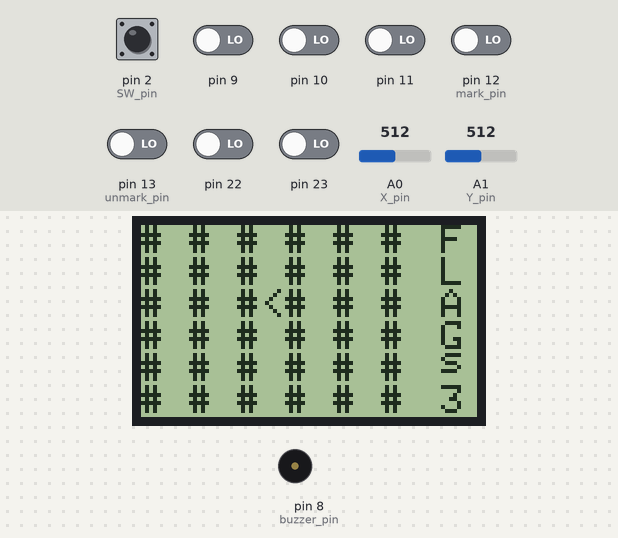
This sketch was run on a simulated Arduino Uno, built with avr-gcc and run on an emulated ATmega328P. Parts: 84×48 one-colour display, buzzer (waves = sounding, pin HIGH). Inputs (shaded band) come from the test bench; at power-on: pin 2 (SW_pin), pin 9–11, pin 12 (mark_pin), pin 13 (unmark_pin), pin 22, pin 23 LOW, A0 (X_pin) = 512, A1 (Y_pin) = 512. Random numbers use the default seed unless the sketch sets one.

Above: at 3.2 s.
3.3 s: A0 (X_pin) set to 684
4.8 s: A0 (X_pin) set to 719
At 6.2 s:
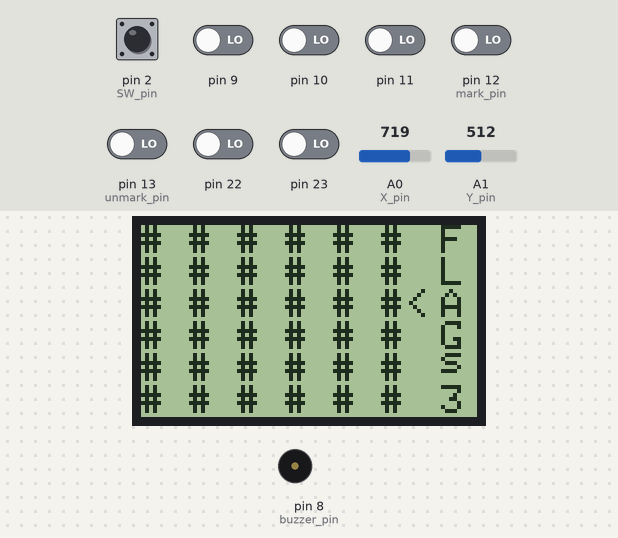
6.9 s: pin 2 (SW_pin) pulled HIGH for 0.15 s
At 8.2 s:
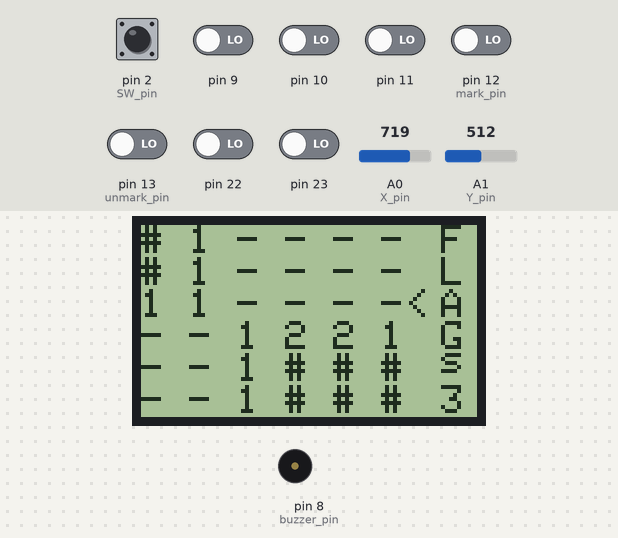
9.0 s: A1 (Y_pin) set to 689
10.5 s: A1 (Y_pin) set to 712
At 10.83 s:
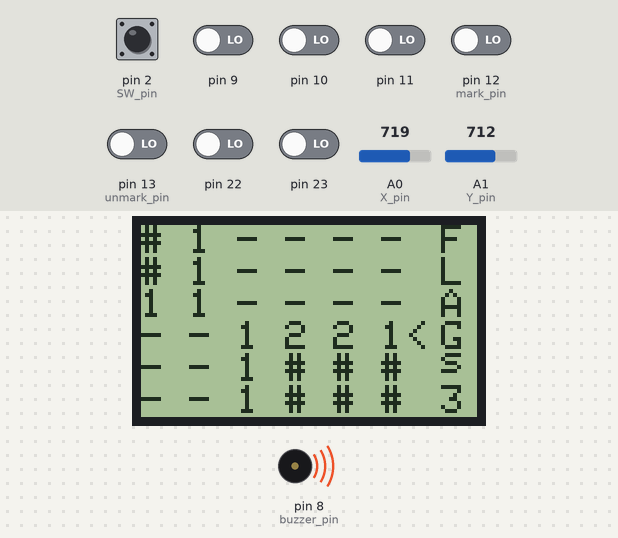
12.6 s: pin 12 (mark_pin) driven HIGH
At 13.5 s:
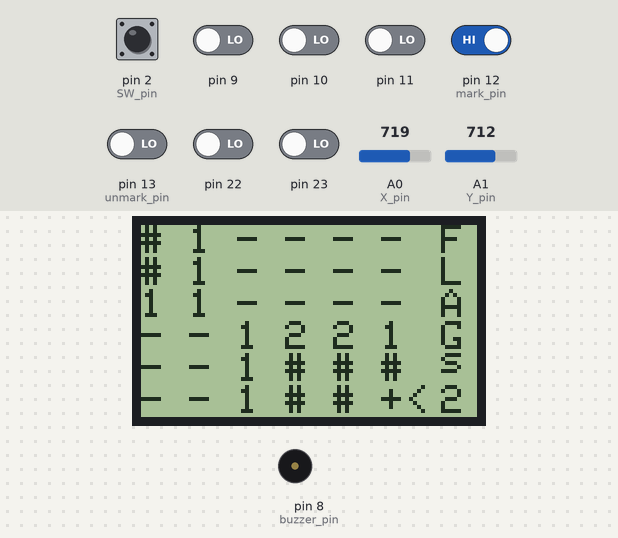
Timing chart, 0 to 15.2 s (numbered marks = the images above; inputs shaded):
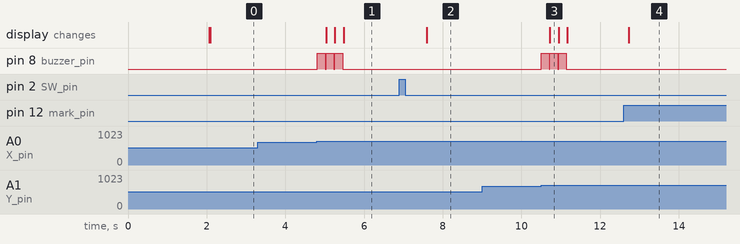

Measured:
- the behaviour switches between 700 and 701 on A0 (X_pin) (found by bisection; images 0 and 1)
- the behaviour switches between 700 and 701 on A1 (Y_pin) (found by bisection; images 2 and 3)
- after the input at 3.3 s, every drawn part: stays the same
- after the input at 4.8 s, pin 8 (buzzer_pin): alternates HIGH for 0.20 s and LOW for 0.02 s, 6 changes in all, then stays LOW, starting at once; the display: first changes after 0.24 s (image 1 shows a later state)
- after the input at 6.9 s, the display: changes after 0.69 s (image 2)
- after the input at 9.0 s, every drawn part: stays the same
- after the input at 10.5 s, pin 8 (buzzer_pin): alternates HIGH for 0.20 s and LOW for 0.02 s, 6 changes in all, then stays LOW, starting at once; the display: changes after 0.22 s (image 3)
- after the input at 12.6 s, the display: changes after 0.13 s (image 4)

The sketch:

buscaminas_nokia5110_v1.0.ino
```cpp
/*********************************************
Buscaminas - NOKIA 5110 LCD Display
 ---> hugrama.dynu.com

The circuit:
 - Powered by Arduino UNO board
 - Graphic LCD 84x48 - NOKIA 5110
 - Joystick Module
 - 3 x Pushbuttons
 - Wires
 - Resistors (use 330 Ohm resistor on backlight LED)
 - Buzzer (optional)

Version: 1.0
Created 21/04/2016
By Sergio Martín Rubio
Modified 23/04/2016
By Sergio Martín Rubio
Contact: econsergio@gmail.com
All text above must be included in any redistribution
**********************************************/

#include <SPI.h>
#include <Adafruit_GFX.h>
#include <Adafruit_PCD8544.h>

#define DIMENSION 6
#define MINES 3

//Declaración de pines LCD NOKIA 5110
int pin_DIN = 4;   //Serial data input - 10k Ohm resistor
int pin_DC = 5;    //Data/Commands choice - 10k Ohm resistor
int pin_SCLK = 3;  //Serial clock - 10k Ohm resistor
int pin_CE = 6;    //Selección de chip - 1k Ohm resistor
int pin_RST = 7;   //RESET - 10k Ohm resistor
Adafruit_PCD8544 display = Adafruit_PCD8544 (pin_SCLK, pin_DIN, pin_DC, pin_CE, pin_RST);

// Joystick pins
int SW_pin = 2; // pin digital pulsador joystick
int X_pin = 0; // pin analogico eje X
int Y_pin = 1; // pin analogico eje Y

//pin botones para marcar minas
int mark_pin = 12;
int unmark_pin = 13;

int buzzer_pin = 8;

char board[7][7];
char board_mines[7][7];
int row_mine[7];
int column_mine[7];

//Funciones
void generate_board(char b[][7]);
void display_board(char b[][7], int cursor_x, int cursor_y, int fl);
void position_mines(int mine_x[], int mine_y[]);
void set_mines(char bm[][7], int mine_x[], int mine_y[]);
void position_cursor(int *cursor_x, int *cursor_y);
int check_position(int mine_x[], int mine_y[], int cursor_x, int cursor_y);
int count_mines(char bm[][7], int cursor_x, int cursor_y);
void expand(char b[][7], char bm[][7], int cursor_x, int cursor_y);
int check_unconvers(char b[][7], char bm[][7]);
void clear_mines(char bm[][7]);

void setup() {
  pinMode(SW_pin, INPUT);
  pinMode(mark_pin, INPUT);
  pinMode(unmark_pin, INPUT);
  pinMode (buzzer_pin, OUTPUT);
  Serial.begin(9600);

  //iniciamos pantalla LCD
  display.begin();
  display.setContrast(50); //Es el valor de contraste recomendado
  display.clearDisplay();
  display.setTextSize(2);
  display.println("Busca");
  display.println("Minas");
  display.setTextSize(1);
  display.println("By: Sergio");
  display.println("Martin Rubio");
  display.display();
  delay(2000);
}

void loop() {
  char option = ' ';
  int state = 0; //Cuando esta variable es 1 el juador pierde
  int adjacent_mines;
  int cursor_row = 3, cursor_column = 3;
  int	mines_uncovered = 0;
  int	flags = 0;

  /*Generamos tablero*/
  generate_board(board);
  /*Generamos las posiciones aleatorias de las minas*/
  position_mines(row_mine, column_mine);
  /*Colocamos minas en tablero_minas*/
  set_mines(board_mines, row_mine, column_mine);

  do{
    //Nos permite movernos entre las posiciones del tablero
    position_cursor(&cursor_row, &cursor_column);
    /*Mostramos el tablero*/
    display_board(board, cursor_row, cursor_column, flags);

    //Seleccionamos opcion
    if(digitalRead(SW_pin) == 1){
      option = 'a';
      delay(100);
    }
    else{
      if(digitalRead(mark_pin) == 1){
        option = 'b';
        delay(100);
      }
      else
        if(digitalRead(unmark_pin) == 1){
          option = 'c';
          delay(100);
        }
        else
          option = ' ';
    }

    //Nucleo programa en donde se realiza la opcion elegida
    switch(option){
      //Descubrimos posicion
      case 'a':
        if (board[cursor_row][cursor_column] != '+'){ //comprobams que no sea un posicion marcada
          //Devuelve 1 si encontro mina o 0 en caso contrario
          state = check_position(row_mine, column_mine, cursor_row, cursor_column);
          if(state == 0){
            adjacent_mines = count_mines(board_mines, cursor_row, cursor_column);
            board[cursor_row][cursor_column] = adjacent_mines + '0'; //Convertimos int a char con '0'
            if(adjacent_mines == 0){ /*Si no hay ninguna mina alrededor
                                comprobamos posiciones adyacentes*/
              board[cursor_row][cursor_column] = '-';
              //Descubre automaticamente posiciones sin minas alrededor
              expand(board, board_mines, cursor_row, cursor_column);
            }
          }
        }
        break;
      //marcamos posicion donde se encuentra la mina
      case 'b':
        if(board[cursor_row][cursor_column] == '#' && board_mines[cursor_row][cursor_column] == '*' && flags < MINES){
          board[cursor_row][cursor_column] = '+';
          mines_uncovered++;
          flags++;
        }
        if(board[cursor_row][cursor_column] == '#' && board_mines[cursor_row][cursor_column] != '*' && flags < MINES){
          board[cursor_row][cursor_column] = '+';
          flags++;
        }
        break;
      //desmarcamos posicion de mina
      case 'c':
        if(board[cursor_row][cursor_column] == '+' && board_mines[cursor_row][cursor_column] == '*' && flags > 0){
          board[cursor_row][cursor_column] = '#';
          mines_uncovered--;
          flags--;
        }
        if(board[cursor_row][cursor_column] == '+' && board_mines[cursor_row][cursor_column] != '*' && flags > 0){
          board[cursor_row][cursor_column] = '#';
          flags--;
        }
        break;
    }

    if (check_unconvers(board, board_mines) == 1)
      state = 2;

  }while(state == 0);

    delay(200);
    display.display();
    display.clearDisplay();
    display.setTextSize(2);
  if(state == 1){
    display.println("  You");
    display.println("  Lose");
  }
  else{
    display.println(" Bien");
    display.println("Hecho!");
  }
  display.display();
  delay(2000);
  clear_mines(board_mines); //limpiamos el tablero de minas para empezar de nuevo
}

void generate_board(char b[][7]){
	int x, y;
	for(x = 1;  x <= DIMENSION; x++){
		for(y = 1; y <= DIMENSION; y++){
			b[x][y] = '#';
		}
	}
}
void display_board(char b[][7], int cursor_x, int cursor_y, int fl){
	int x, y;
  char text_flags[] = "FLAGs";
  int r; //salto de linea

  display.setTextSize(1);
  display.setTextColor(BLACK);
  display.setCursor(0,0);

	for(x = 1; x <= DIMENSION; x++){
		for(y = 1; y <= DIMENSION; y++){
      if(x == cursor_x && y == cursor_y){
        display.print(b[x][y]);
        display.print("<");
      }
      else{
  			display.print(b[x][y]);
        display.print(" ");
      }
		}
    display.println();
	}
  for(int i = 0, r = 0; i < 6; i++, r += 8){
    if(i < 5){
      if(i == 4)
        r -= 2;
      display.setTextSize(1);
      display.setCursor(75, r);
      display.println(text_flags[i]);
    }
    else{
      display.setTextSize(1);
      display.setCursor(75, r + 2);
      display.print(MINES - fl);
    }
  }
  display.display();
  display.clearDisplay();
}
void position_mines(int mine_x[], int mine_y[]){
	int i, j;
	randomSeed(analogRead(5));

	for(i = 1; i <= MINES; i++){
		mine_x[i] = random(1, DIMENSION);
		mine_y[i] = random(1, DIMENSION);
		for(j = 1 ; j<i ; j++){
			if(mine_x[i] == mine_x[j] && mine_y[i] == mine_y[j])
				i--;
		}
	}
}

void set_mines(char bm[][7], int mine_x[], int mine_y[]){
	int i;
	for(i=1; i <= MINES; i++){
		bm[mine_x[i]][mine_y[i]] = '*';
	}
}
void position_cursor(int *cursor_x, int *cursor_y){
  int joy_x = analogRead(Y_pin);
  int joy_y = analogRead(X_pin);

  if(joy_x > 700 && *cursor_x < 6){
    (*cursor_x)++;
    digitalWrite (buzzer_pin, HIGH);
    delay (200);
    digitalWrite (buzzer_pin, LOW);
  }
  else if(joy_x < 300 && *cursor_x > 1){
    (*cursor_x)--;
    digitalWrite (buzzer_pin, HIGH);
    delay (200);
    digitalWrite (buzzer_pin, LOW);
  }

  if(joy_y > 700 && *cursor_y < 6){
    (*cursor_y)++;
    digitalWrite (buzzer_pin, HIGH);
    delay (200);
    digitalWrite (buzzer_pin, LOW);
  }
  else if(joy_y < 300 && *cursor_y > 1){
    (*cursor_y)--;
    digitalWrite (buzzer_pin, HIGH);
    delay (200);
    digitalWrite (buzzer_pin, LOW);
  }
}
int check_position(int mine_x[], int mine_y[], int cursor_x, int cursor_y){
	int i;
	for(i = 1; i <= MINES; i++){
		if(mine_x[i] == cursor_x && mine_y[i] == cursor_y)
			return 1;
	}
	return 0;
}
int count_mines(char bm[][7], int cursor_x, int cursor_y){
  int i, j;
  int total = 0;

  for(i = -1; i <= 1; i++){
    for(j = -1; j <= 1; j++){
      if(bm[cursor_x - i][cursor_y - j] == '*')
        total++;
    }
  }
	return total;
}

void expand(char b[][7], char bm[][7], int cursor_x, int cursor_y){
  int x, y;
  int i, j;

  for(i = -1; i <= 1; i++){
    for(j = -1; j <= 1; j++){
      x = cursor_x;
      y = cursor_y;
      while(count_mines(bm, x, y) == 0 && b[x+i][y+j] != '-'){
        x += i;
        y += j;
        if(x > 0 && y > 0 && x < 7 && y < 7){
          if(count_mines(bm, x, y) == 0){
      			b[x][y] = '-';
            expand(b, bm, x, y);
          }
      		else
      			b[x][y] = count_mines(bm, x, y) + '0';
        }
    	}
    }
  }
}
int check_unconvers(char b[][7], char bm[][7]){
	int x, y;
	for(x = 1 ; x <= DIMENSION; x++){
		for(y = 1 ; y <= DIMENSION; y++){
			if(bm[x][y] != '*'){
				if(b[x][y] == '#' || b[x][y] == '+')
					return 0;
			}
		}
	}
	return 1;
}
void clear_mines(char bm[][7]){
  int x, y;
  for(x = 1;  x <= DIMENSION; x++){
    for(y = 1; y <= DIMENSION; y++){
      bm[x][y] = ' ';
    }
  }
}
```
